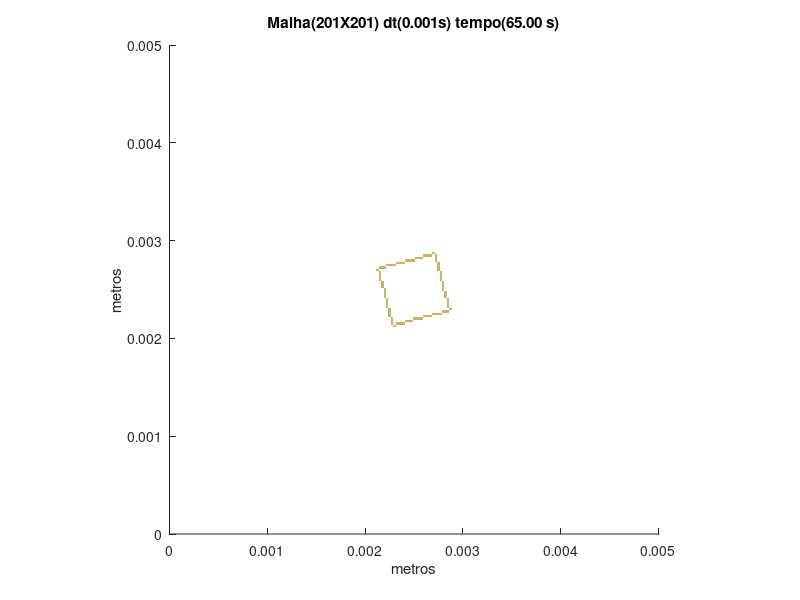

The MATLAB source for this figure:
set (gca,'PlotBoxAspectRatio',[1 1 1],'Xlim',[0,0.005],'Ylim',[0,0.005])
hold on
title('Malha(201X201) dt(0.001s) tempo(65.00 s)')
hold on
ylabel('metros')
hold on
xlabel('metros')
hold on

fill([0.00228855721393035 0.00228855721393035 0.0023134328358209 0.0023134328358209],[0.00211442786069652 0.00213930348258706 0.00213930348258706 0.00211442786069652],[0.8,0.7,0.4],'LineStyle','none')

fill([0.0022636815920398 0.0022636815920398 0.00228855721393035 0.00228855721393035],[0.00213930348258706 0.00216417910447761 0.00216417910447761 0.00213930348258706],[0.8,0.7,0.4],'LineStyle','none')

fill([0.0023134328358209 0.0023134328358209 0.00233830845771144 0.00233830845771144],[0.00213930348258706 0.00216417910447761 0.00216417910447761 0.00213930348258706],[0.8,0.7,0.4],'LineStyle','none')

fill([0.00233830845771144 0.00233830845771144 0.00236318407960199 0.00236318407960199],[0.00213930348258706 0.00216417910447761 0.00216417910447761 0.00213930348258706],[0.8,0.7,0.4],'LineStyle','none')

fill([0.00236318407960199 0.00236318407960199 0.00238805970149254 0.00238805970149254],[0.00213930348258706 0.00216417910447761 0.00216417910447761 0.00213930348258706],[0.8,0.7,0.4],'LineStyle','none')

fill([0.00238805970149254 0.00238805970149254 0.00241293532338308 0.00241293532338308],[0.00213930348258706 0.00216417910447761 0.00216417910447761 0.00213930348258706],[0.8,0.7,0.4],'LineStyle','none')

fill([0.0022636815920398 0.0022636815920398 0.00228855721393035 0.00228855721393035],[0.00216417910447761 0.00218905472636816 0.00218905472636816 0.00216417910447761],[0.8,0.7,0.4],'LineStyle','none')

fill([0.00241293532338308 0.00241293532338308 0.00243781094527363 0.00243781094527363],[0.00216417910447761 0.00218905472636816 0.00218905472636816 0.00216417910447761],[0.8,0.7,0.4],'LineStyle','none')

fill([0.00243781094527363 0.00243781094527363 0.00246268656716418 0.00246268656716418],[0.00216417910447761 0.00218905472636816 0.00218905472636816 0.00216417910447761],[0.8,0.7,0.4],'LineStyle','none')

fill([0.00246268656716418 0.00246268656716418 0.00248756218905473 0.00248756218905473],[0.00216417910447761 0.00218905472636816 0.00218905472636816 0.00216417910447761],[0.8,0.7,0.4],'LineStyle','none')

fill([0.0022636815920398 0.0022636815920398 0.00228855721393035 0.00228855721393035],[0.00218905472636816 0.00221393034825871 0.00221393034825871 0.00218905472636816],[0.8,0.7,0.4],'LineStyle','none')

fill([0.00248756218905473 0.00248756218905473 0.00251243781094527 0.00251243781094527],[0.00218905472636816 0.00221393034825871 0.00221393034825871 0.00218905472636816],[0.8,0.7,0.4],'LineStyle','none')

fill([0.00251243781094527 0.00251243781094527 0.00253731343283582 0.00253731343283582],[0.00218905472636816 0.00221393034825871 0.00221393034825871 0.00218905472636816],[0.8,0.7,0.4],'LineStyle','none')

fill([0.00253731343283582 0.00253731343283582 0.00256218905472637 0.00256218905472637],[0.00218905472636816 0.00221393034825871 0.00221393034825871 0.00218905472636816],[0.8,0.7,0.4],'LineStyle','none')

fill([0.00256218905472637 0.00256218905472637 0.00258706467661692 0.00258706467661692],[0.00218905472636816 0.00221393034825871 0.00221393034825871 0.00218905472636816],[0.8,0.7,0.4],'LineStyle','none')

fill([0.00223880597014925 0.00223880597014925 0.0022636815920398 0.0022636815920398],[0.00221393034825871 0.00223880597014925 0.00223880597014925 0.00221393034825871],[0.8,0.7,0.4],'LineStyle','none')

fill([0.00258706467661692 0.00258706467661692 0.00261194029850746 0.00261194029850746],[0.00221393034825871 0.00223880597014925 0.00223880597014925 0.00221393034825871],[0.8,0.7,0.4],'LineStyle','none')

fill([0.00261194029850746 0.00261194029850746 0.00263681592039801 0.00263681592039801],[0.00221393034825871 0.00223880597014925 0.00223880597014925 0.00221393034825871],[0.8,0.7,0.4],'LineStyle','none')

fill([0.00263681592039801 0.00263681592039801 0.00266169154228856 0.00266169154228856],[0.00221393034825871 0.00223880597014925 0.00223880597014925 0.00221393034825871],[0.8,0.7,0.4],'LineStyle','none')

fill([0.00266169154228856 0.00266169154228856 0.0026865671641791 0.0026865671641791],[0.00221393034825871 0.00223880597014925 0.00223880597014925 0.00221393034825871],[0.8,0.7,0.4],'LineStyle','none')

fill([0.00223880597014925 0.00223880597014925 0.0022636815920398 0.0022636815920398],[0.00223880597014925 0.0022636815920398 0.0022636815920398 0.00223880597014925],[0.8,0.7,0.4],'LineStyle','none')

fill([0.0026865671641791 0.0026865671641791 0.00271144278606965 0.00271144278606965],[0.00223880597014925 0.0022636815920398 0.0022636815920398 0.00223880597014925],[0.8,0.7,0.4],'LineStyle','none')

fill([0.00271144278606965 0.00271144278606965 0.0027363184079602 0.0027363184079602],[0.00223880597014925 0.0022636815920398 0.0022636815920398 0.00223880597014925],[0.8,0.7,0.4],'LineStyle','none')

fill([0.0027363184079602 0.0027363184079602 0.00276119402985075 0.00276119402985075],[0.00223880597014925 0.0022636815920398 0.0022636815920398 0.00223880597014925],[0.8,0.7,0.4],'LineStyle','none')

fill([0.00276119402985075 0.00276119402985075 0.00278606965174129 0.00278606965174129],[0.00223880597014925 0.0022636815920398 0.0022636815920398 0.00223880597014925],[0.8,0.7,0.4],'LineStyle','none')

fill([0.00223880597014925 0.00223880597014925 0.0022636815920398 0.0022636815920398],[0.0022636815920398 0.00228855721393035 0.00228855721393035 0.0022636815920398],[0.8,0.7,0.4],'LineStyle','none')

fill([0.00278606965174129 0.00278606965174129 0.00281094527363184 0.00281094527363184],[0.0022636815920398 0.00228855721393035 0.00228855721393035 0.0022636815920398],[0.8,0.7,0.4],'LineStyle','none')

fill([0.00281094527363184 0.00281094527363184 0.00283582089552239 0.00283582089552239],[0.0022636815920398 0.00228855721393035 0.00228855721393035 0.0022636815920398],[0.8,0.7,0.4],'LineStyle','none')

fill([0.00283582089552239 0.00283582089552239 0.00286069651741294 0.00286069651741294],[0.0022636815920398 0.00228855721393035 0.00228855721393035 0.0022636815920398],[0.8,0.7,0.4],'LineStyle','none')

fill([0.00223880597014925 0.00223880597014925 0.0022636815920398 0.0022636815920398],[0.00228855721393035 0.0023134328358209 0.0023134328358209 0.00228855721393035],[0.8,0.7,0.4],'LineStyle','none')

fill([0.00286069651741294 0.00286069651741294 0.00288557213930348 0.00288557213930348],[0.00228855721393035 0.0023134328358209 0.0023134328358209 0.00228855721393035],[0.8,0.7,0.4],'LineStyle','none')

fill([0.00221393034825871 0.00221393034825871 0.00223880597014925 0.00223880597014925],[0.0023134328358209 0.00233830845771144 0.00233830845771144 0.0023134328358209],[0.8,0.7,0.4],'LineStyle','none')

fill([0.00283582089552239 0.00283582089552239 0.00286069651741294 0.00286069651741294],[0.0023134328358209 0.00233830845771144 0.00233830845771144 0.0023134328358209],[0.8,0.7,0.4],'LineStyle','none')

fill([0.00221393034825871 0.00221393034825871 0.00223880597014925 0.00223880597014925],[0.00233830845771144 0.00236318407960199 0.00236318407960199 0.00233830845771144],[0.8,0.7,0.4],'LineStyle','none')

fill([0.00283582089552239 0.00283582089552239 0.00286069651741294 0.00286069651741294],[0.00233830845771144 0.00236318407960199 0.00236318407960199 0.00233830845771144],[0.8,0.7,0.4],'LineStyle','none')

fill([0.00221393034825871 0.00221393034825871 0.00223880597014925 0.00223880597014925],[0.00236318407960199 0.00238805970149254 0.00238805970149254 0.00236318407960199],[0.8,0.7,0.4],'LineStyle','none')

fill([0.00283582089552239 0.00283582089552239 0.00286069651741294 0.00286069651741294],[0.00236318407960199 0.00238805970149254 0.00238805970149254 0.00236318407960199],[0.8,0.7,0.4],'LineStyle','none')

fill([0.00221393034825871 0.00221393034825871 0.00223880597014925 0.00223880597014925],[0.00238805970149254 0.00241293532338308 0.00241293532338308 0.00238805970149254],[0.8,0.7,0.4],'LineStyle','none')

fill([0.00283582089552239 0.00283582089552239 0.00286069651741294 0.00286069651741294],[0.00238805970149254 0.00241293532338308 0.00241293532338308 0.00238805970149254],[0.8,0.7,0.4],'LineStyle','none')

fill([0.00218905472636816 0.00218905472636816 0.00221393034825871 0.00221393034825871],[0.00241293532338308 0.00243781094527363 0.00243781094527363 0.00241293532338308],[0.8,0.7,0.4],'LineStyle','none')

fill([0.00281094527363184 0.00281094527363184 0.00283582089552239 0.00283582089552239],[0.00241293532338308 0.00243781094527363 0.00243781094527363 0.00241293532338308],[0.8,0.7,0.4],'LineStyle','none')

fill([0.00218905472636816 0.00218905472636816 0.00221393034825871 0.00221393034825871],[0.00243781094527363 0.00246268656716418 0.00246268656716418 0.00243781094527363],[0.8,0.7,0.4],'LineStyle','none')

fill([0.00281094527363184 0.00281094527363184 0.00283582089552239 0.00283582089552239],[0.00243781094527363 0.00246268656716418 0.00246268656716418 0.00243781094527363],[0.8,0.7,0.4],'LineStyle','none')

fill([0.00218905472636816 0.00218905472636816 0.00221393034825871 0.00221393034825871],[0.00246268656716418 0.00248756218905473 0.00248756218905473 0.00246268656716418],[0.8,0.7,0.4],'LineStyle','none')

fill([0.00281094527363184 0.00281094527363184 0.00283582089552239 0.00283582089552239],[0.00246268656716418 0.00248756218905473 0.00248756218905473 0.00246268656716418],[0.8,0.7,0.4],'LineStyle','none')

fill([0.00218905472636816 0.00218905472636816 0.00221393034825871 0.00221393034825871],[0.00248756218905473 0.00251243781094527 0.00251243781094527 0.00248756218905473],[0.8,0.7,0.4],'LineStyle','none')

fill([0.00278606965174129 0.00278606965174129 0.00281094527363184 0.00281094527363184],[0.00248756218905473 0.00251243781094527 0.00251243781094527 0.00248756218905473],[0.8,0.7,0.4],'LineStyle','none')

fill([0.00216417910447761 0.00216417910447761 0.00218905472636816 0.00218905472636816],[0.00251243781094527 0.00253731343283582 0.00253731343283582 0.00251243781094527],[0.8,0.7,0.4],'LineStyle','none')

fill([0.00278606965174129 0.00278606965174129 0.00281094527363184 0.00281094527363184],[0.00251243781094527 0.00253731343283582 0.00253731343283582 0.00251243781094527],[0.8,0.7,0.4],'LineStyle','none')

fill([0.00216417910447761 0.00216417910447761 0.00218905472636816 0.00218905472636816],[0.00253731343283582 0.00256218905472637 0.00256218905472637 0.00253731343283582],[0.8,0.7,0.4],'LineStyle','none')

fill([0.00278606965174129 0.00278606965174129 0.00281094527363184 0.00281094527363184],[0.00253731343283582 0.00256218905472637 0.00256218905472637 0.00253731343283582],[0.8,0.7,0.4],'LineStyle','none')

fill([0.00216417910447761 0.00216417910447761 0.00218905472636816 0.00218905472636816],[0.00256218905472637 0.00258706467661692 0.00258706467661692 0.00256218905472637],[0.8,0.7,0.4],'LineStyle','none')

fill([0.00278606965174129 0.00278606965174129 0.00281094527363184 0.00281094527363184],[0.00256218905472637 0.00258706467661692 0.00258706467661692 0.00256218905472637],[0.8,0.7,0.4],'LineStyle','none')

fill([0.00213930348258706 0.00213930348258706 0.00216417910447761 0.00216417910447761],[0.00258706467661692 0.00261194029850746 0.00261194029850746 0.00258706467661692],[0.8,0.7,0.4],'LineStyle','none')

fill([0.00276119402985075 0.00276119402985075 0.00278606965174129 0.00278606965174129],[0.00258706467661692 0.00261194029850746 0.00261194029850746 0.00258706467661692],[0.8,0.7,0.4],'LineStyle','none')

fill([0.00213930348258706 0.00213930348258706 0.00216417910447761 0.00216417910447761],[0.00261194029850746 0.00263681592039801 0.00263681592039801 0.00261194029850746],[0.8,0.7,0.4],'LineStyle','none')

fill([0.00276119402985075 0.00276119402985075 0.00278606965174129 0.00278606965174129],[0.00261194029850746 0.00263681592039801 0.00263681592039801 0.00261194029850746],[0.8,0.7,0.4],'LineStyle','none')

fill([0.00213930348258706 0.00213930348258706 0.00216417910447761 0.00216417910447761],[0.00263681592039801 0.00266169154228856 0.00266169154228856 0.00263681592039801],[0.8,0.7,0.4],'LineStyle','none')

fill([0.00276119402985075 0.00276119402985075 0.00278606965174129 0.00278606965174129],[0.00263681592039801 0.00266169154228856 0.00266169154228856 0.00263681592039801],[0.8,0.7,0.4],'LineStyle','none')

fill([0.00213930348258706 0.00213930348258706 0.00216417910447761 0.00216417910447761],[0.00266169154228856 0.0026865671641791 0.0026865671641791 0.00266169154228856],[0.8,0.7,0.4],'LineStyle','none')

fill([0.00276119402985075 0.00276119402985075 0.00278606965174129 0.00278606965174129],[0.00266169154228856 0.0026865671641791 0.0026865671641791 0.00266169154228856],[0.8,0.7,0.4],'LineStyle','none')

fill([0.00211442786069652 0.00211442786069652 0.00213930348258706 0.00213930348258706],[0.0026865671641791 0.00271144278606965 0.00271144278606965 0.0026865671641791],[0.8,0.7,0.4],'LineStyle','none')

fill([0.0027363184079602 0.0027363184079602 0.00276119402985075 0.00276119402985075],[0.0026865671641791 0.00271144278606965 0.00271144278606965 0.0026865671641791],[0.8,0.7,0.4],'LineStyle','none')

fill([0.00213930348258706 0.00213930348258706 0.00216417910447761 0.00216417910447761],[0.00271144278606965 0.0027363184079602 0.0027363184079602 0.00271144278606965],[0.8,0.7,0.4],'LineStyle','none')

fill([0.00216417910447761 0.00216417910447761 0.00218905472636816 0.00218905472636816],[0.00271144278606965 0.0027363184079602 0.0027363184079602 0.00271144278606965],[0.8,0.7,0.4],'LineStyle','none')

fill([0.00218905472636816 0.00218905472636816 0.00221393034825871 0.00221393034825871],[0.00271144278606965 0.0027363184079602 0.0027363184079602 0.00271144278606965],[0.8,0.7,0.4],'LineStyle','none')

fill([0.0027363184079602 0.0027363184079602 0.00276119402985075 0.00276119402985075],[0.00271144278606965 0.0027363184079602 0.0027363184079602 0.00271144278606965],[0.8,0.7,0.4],'LineStyle','none')

fill([0.00221393034825871 0.00221393034825871 0.00223880597014925 0.00223880597014925],[0.0027363184079602 0.00276119402985075 0.00276119402985075 0.0027363184079602],[0.8,0.7,0.4],'LineStyle','none')

fill([0.00223880597014925 0.00223880597014925 0.0022636815920398 0.0022636815920398],[0.0027363184079602 0.00276119402985075 0.00276119402985075 0.0027363184079602],[0.8,0.7,0.4],'LineStyle','none')

fill([0.0022636815920398 0.0022636815920398 0.00228855721393035 0.00228855721393035],[0.0027363184079602 0.00276119402985075 0.00276119402985075 0.0027363184079602],[0.8,0.7,0.4],'LineStyle','none')

fill([0.00228855721393035 0.00228855721393035 0.0023134328358209 0.0023134328358209],[0.0027363184079602 0.00276119402985075 0.00276119402985075 0.0027363184079602],[0.8,0.7,0.4],'LineStyle','none')

fill([0.0027363184079602 0.0027363184079602 0.00276119402985075 0.00276119402985075],[0.0027363184079602 0.00276119402985075 0.00276119402985075 0.0027363184079602],[0.8,0.7,0.4],'LineStyle','none')

fill([0.0023134328358209 0.0023134328358209 0.00233830845771144 0.00233830845771144],[0.00276119402985075 0.00278606965174129 0.00278606965174129 0.00276119402985075],[0.8,0.7,0.4],'LineStyle','none')

fill([0.00233830845771144 0.00233830845771144 0.00236318407960199 0.00236318407960199],[0.00276119402985075 0.00278606965174129 0.00278606965174129 0.00276119402985075],[0.8,0.7,0.4],'LineStyle','none')

fill([0.00236318407960199 0.00236318407960199 0.00238805970149254 0.00238805970149254],[0.00276119402985075 0.00278606965174129 0.00278606965174129 0.00276119402985075],[0.8,0.7,0.4],'LineStyle','none')

fill([0.00238805970149254 0.00238805970149254 0.00241293532338308 0.00241293532338308],[0.00276119402985075 0.00278606965174129 0.00278606965174129 0.00276119402985075],[0.8,0.7,0.4],'LineStyle','none')

fill([0.0027363184079602 0.0027363184079602 0.00276119402985075 0.00276119402985075],[0.00276119402985075 0.00278606965174129 0.00278606965174129 0.00276119402985075],[0.8,0.7,0.4],'LineStyle','none')

fill([0.00241293532338308 0.00241293532338308 0.00243781094527363 0.00243781094527363],[0.00278606965174129 0.00281094527363184 0.00281094527363184 0.00278606965174129],[0.8,0.7,0.4],'LineStyle','none')

fill([0.00243781094527363 0.00243781094527363 0.00246268656716418 0.00246268656716418],[0.00278606965174129 0.00281094527363184 0.00281094527363184 0.00278606965174129],[0.8,0.7,0.4],'LineStyle','none')

fill([0.00246268656716418 0.00246268656716418 0.00248756218905473 0.00248756218905473],[0.00278606965174129 0.00281094527363184 0.00281094527363184 0.00278606965174129],[0.8,0.7,0.4],'LineStyle','none')

fill([0.00248756218905473 0.00248756218905473 0.00251243781094527 0.00251243781094527],[0.00278606965174129 0.00281094527363184 0.00281094527363184 0.00278606965174129],[0.8,0.7,0.4],'LineStyle','none')

fill([0.00271144278606965 0.00271144278606965 0.0027363184079602 0.0027363184079602],[0.00278606965174129 0.00281094527363184 0.00281094527363184 0.00278606965174129],[0.8,0.7,0.4],'LineStyle','none')

fill([0.00251243781094527 0.00251243781094527 0.00253731343283582 0.00253731343283582],[0.00281094527363184 0.00283582089552239 0.00283582089552239 0.00281094527363184],[0.8,0.7,0.4],'LineStyle','none')

fill([0.00253731343283582 0.00253731343283582 0.00256218905472637 0.00256218905472637],[0.00281094527363184 0.00283582089552239 0.00283582089552239 0.00281094527363184],[0.8,0.7,0.4],'LineStyle','none')

fill([0.00256218905472637 0.00256218905472637 0.00258706467661692 0.00258706467661692],[0.00281094527363184 0.00283582089552239 0.00283582089552239 0.00281094527363184],[0.8,0.7,0.4],'LineStyle','none')

fill([0.00271144278606965 0.00271144278606965 0.0027363184079602 0.0027363184079602],[0.00281094527363184 0.00283582089552239 0.00283582089552239 0.00281094527363184],[0.8,0.7,0.4],'LineStyle','none')

fill([0.00258706467661692 0.00258706467661692 0.00261194029850746 0.00261194029850746],[0.00283582089552239 0.00286069651741294 0.00286069651741294 0.00283582089552239],[0.8,0.7,0.4],'LineStyle','none')

fill([0.00261194029850746 0.00261194029850746 0.00263681592039801 0.00263681592039801],[0.00283582089552239 0.00286069651741294 0.00286069651741294 0.00283582089552239],[0.8,0.7,0.4],'LineStyle','none')

fill([0.00263681592039801 0.00263681592039801 0.00266169154228856 0.00266169154228856],[0.00283582089552239 0.00286069651741294 0.00286069651741294 0.00283582089552239],[0.8,0.7,0.4],'LineStyle','none')

fill([0.00266169154228856 0.00266169154228856 0.0026865671641791 0.0026865671641791],[0.00283582089552239 0.00286069651741294 0.00286069651741294 0.00283582089552239],[0.8,0.7,0.4],'LineStyle','none')

fill([0.00271144278606965 0.00271144278606965 0.0027363184079602 0.0027363184079602],[0.00283582089552239 0.00286069651741294 0.00286069651741294 0.00283582089552239],[0.8,0.7,0.4],'LineStyle','none')

fill([0.0026865671641791 0.0026865671641791 0.00271144278606965 0.00271144278606965],[0.00286069651741294 0.00288557213930348 0.00288557213930348 0.00286069651741294],[0.8,0.7,0.4],'LineStyle','none')
